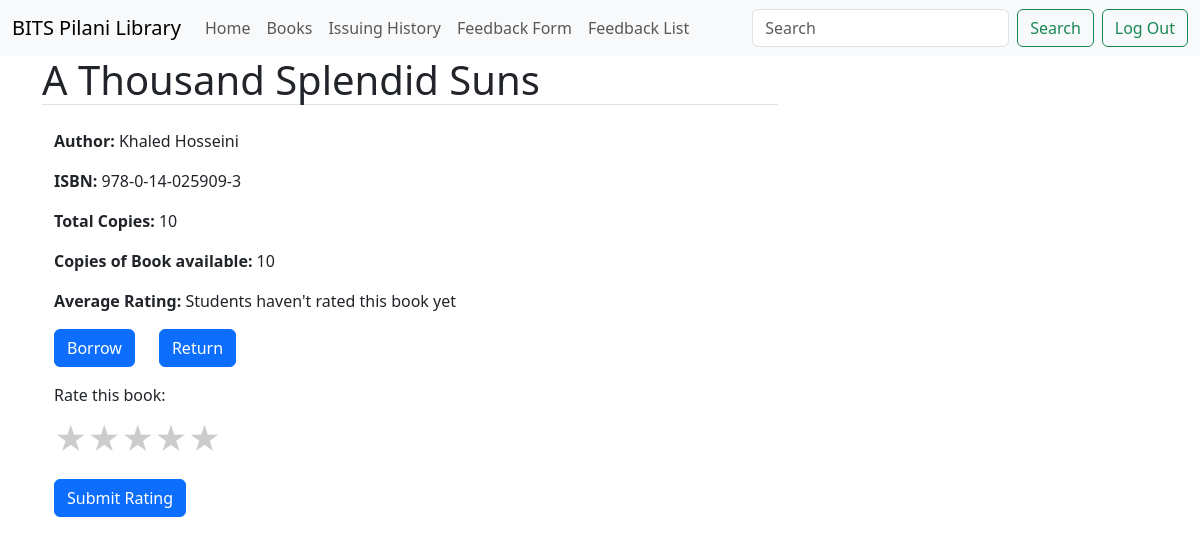
The page /student/31 (signed in) on the database its author committed.
### home/models.py (models this page shows, shortened)
class books(models.Model):
    name = models.CharField(max_length = 150)
    author = models.CharField(max_length = 100)
    pub = models.CharField(max_length = 150)
    isbn = models.CharField(max_length = 20)
    copies_total = models.IntegerField()
    copies_available = models.IntegerField()
    cover_img = models.ImageField(default = 'default.jpg', upload_to = 'cover_image')

### home/views.py (the view)
# urls.py: path('student/<int:pk>', views.stu_bookDetailPage, name = "stu_book-page"),
def stu_bookDetailPage(request, pk):
    if request.user.is_authenticated:
        book = books.objects.filter(id = pk).first()
        rate_set = book.rate_set.all()
        sum = 0; avgRating = 0
        if rate_set.count() != 0:
            for rate in rate_set:
                sum += rate.rating
            avgRating = sum/rate_set.count()
        context = {
            'book' : book,
            'avgRating' : avgRating
        }
        return render (request, 'home/stu_bookDetail.html', context)
    else:
        messages.error(request, f'You need to login first')
        return redirect('home-page')

### home/templates/home/stu_bookDetail.html (shortened to what this page needs)
{%extends 'home/stu_base.html'%}
{%block content%}
    <h1 class = "border-bottom mb-4">{{book.name}}</h1>
    <div class = "container content-section">
        <div class = "form-group">
            <strong>Author: </strong><span>{{book.author}}</span>
        </div>
        <div class = "form-group">
            <strong>ISBN: </strong><span>{{book.isbn}}</span>
        </div>
        <div class = "form-group">
            <strong>Total Copies: </strong><span>{{book.copies_total}}</span>
        </div>
        <div class = "form-group">
            <strong>Copies of Book available: </strong><span>{{book.copies_available}}</span>
        </div>
        {%if avgRating != 0%}
        <div class = "form-group">
            <strong>Average Rating: </strong><span>{{avgRating}}</span>
        </div>
        {%else%}
        <div class = "form-group">
            <strong>Average Rating: </strong><span>Students haven't rated this book yet</span>
        </div>
        {%endif%}
        <div class="row mb-3">
            <div class="col-auto">
                <a href="{% url 'stu_borrowBook' book.id %}">
                    <button class="btn btn-primary">Borrow</button>
                </a>
            </div>
            <div class="col-auto">
                <a href="{% url 'stu_returnBook' book.id %}">
                    <button class="btn btn-primary">Return</button>
                </a>
            </div>
        </div>
        <div class="form-group d-flex align-items-center">
            <form method = "POST" action = "{%url 'stu_rating' book.id %}">
                <label for="rating" class="me-2">Rate this book:</label>
                <div id="star-rating" class="star-rating">
                    <label for="star5" title="5 stars">&#9733;</label>
                    <label for="star4" title="4 stars">&#9733;</label>
                    <label for="star3" title="3 stars">&#9733;</label>
                    <label for="star2" title="2 stars">&#9733;</label>
                    <label for="star1" title="1 star">&#9733;</label>
                </div>
                <button type="submit" class="btn btn-primary mt-2">Submit Rating</button>
            </form>
        </div>
    </div>
{%endblock content%}

### home/templates/home/stu_bookDetail.html (style rules this page uses)
.star-rating { display: flex; flex-direction: row-reverse; justify-content: flex-start; }
.star-rating label { font-size: 2rem; color: #ccc; cursor: pointer; transition: color 0.3s; }

### rows shown on the page
books: name "A Thousand Splendid Suns", author "Khaled Hosseini", isbn "978-0-14-025909-3", copies_total "10", copies_available "10"
